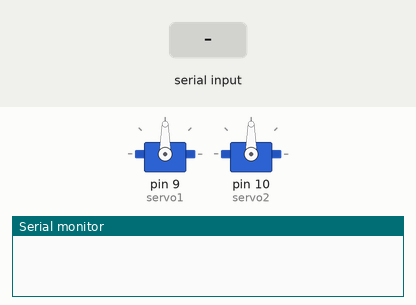
This sketch was run on a simulated Arduino Uno, built with avr-gcc and run on an emulated ATmega328P. Shown: 2 × servo, the last lines printed to the serial monitor. The inputs (shaded band) are chosen by the test bench.

Above: at 1.2 s.
1.3 s: "1\n" received over Serial
At 2.4 s:
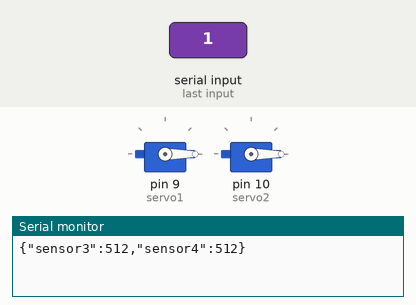
Timing chart, 0 to 4.3 s (numbered marks = the images above; inputs shaded):
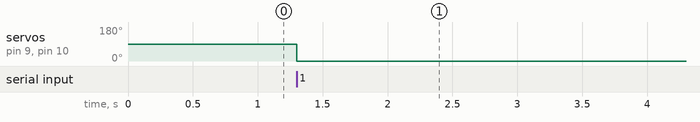

Measured:
- after the input at 1.3 s, servo on pin 9 (servo1), servo on pin 10 (servo2): 90° → 0° at once

The sketch:

ArduinoToP5JS.ino
```cpp
// Import Libraries
#include <ArduinoJson.h>
#include <Servo.h>

String inputString = "";      // A String to hold incoming data
bool stringComplete = false;  // A Boolean for whether the string is complete

// Initialise Servos
Servo servo1;
Servo servo2;

void setup() {
  // Initialize Serial port
  Serial.begin(57600);

  // Attach Servos to Pins
  servo1.attach(9);
  servo2.attach(10);

}

void loop() {

  // If statement runs when a full message has been revcieved from p5.js
  if (stringComplete) {
    // Setup a space in memory for the message we are recieving
    DynamicJsonDocument  in(200);
    deserializeJson(in, inputString);

    // Make variables from recieved values
    int pos1 = in["xpos"];
    int pos2 = in["ypos"];

    // Set the Servos from the recieved values
    servo1.write(pos1);
    servo2.write(pos2);

    // Empty input string once we are done
    inputString = "";
    stringComplete = false;

    // Setup a space in memory for the message we want to send back to P5.js
    DynamicJsonDocument  out(200);

    // Add data from sensors to message
    out["sensor3"] = analogRead(A0);
    out["sensor4"] = analogRead(A1);

    // Generate the minified JSON and send it to the Serial port.
    String jsonOut;
    // Convert the message to a serial string
    serializeJson(out, jsonOut);
    // Send the string over serial to node.js for it to be passed to p5.js
    Serial.println(jsonOut);
  }
}

// Function like setup and loop, runs when we are getting data over serial
void serialEvent() {
  while (Serial.available()) {
    // Get the new byte
    char inChar = (char)Serial.read();
    // Add it to the inputString
    inputString += inChar;
    // If the incoming character is a newline, set a flag so the main loop can
    // Do something about it:
    if (inChar == '\n') {
      stringComplete = true;
    }
  }
}
```
